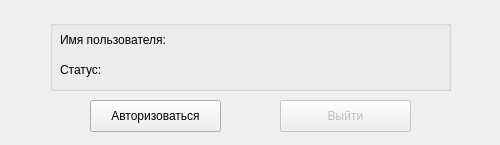
<?xml version="1.0" encoding="UTF-8"?>
<ui version="4.0">
 <class>settingsFormVK</class>
 <widget class="QWidget" name="settingsFormVK">
  <property name="geometry">
   <rect>
    <x>0</x>
    <y>0</y>
    <width>500</width>
    <height>145</height>
   </rect>
  </property>
  <property name="windowTitle">
   <string>Form</string>
  </property>
  <widget class="QPushButton" name="logoffVkButton">
   <property name="enabled">
    <bool>false</bool>
   </property>
   <property name="geometry">
    <rect>
     <x>280</x>
     <y>100</y>
     <width>131</width>
     <height>32</height>
    </rect>
   </property>
   <property name="text">
    <string>Выйти</string>
   </property>
  </widget>
  <widget class="QPushButton" name="loginVkButton">
   <property name="geometry">
    <rect>
     <x>90</x>
     <y>100</y>
     <width>131</width>
     <height>32</height>
    </rect>
   </property>
   <property name="text">
    <string>Авторизоваться</string>
   </property>
  </widget>
  <widget class="QGroupBox" name="groupBox">
   <property name="geometry">
    <rect>
     <x>50</x>
     <y>20</y>
     <width>401</width>
     <height>71</height>
    </rect>
   </property>
   <property name="title">
    <string/>
   </property>
   <widget class="QLabel" name="statusLabel">
    <property name="enabled">
     <bool>false</bool>
    </property>
    <property name="geometry">
     <rect>
      <x>160</x>
      <y>40</y>
      <width>241</width>
      <height>20</height>
     </rect>
    </property>
    <property name="text">
     <string/>
    </property>
    <property name="alignment">
     <set>Qt::AlignCenter</set>
    </property>
   </widget>
   <widget class="QLabel" name="label">
    <property name="geometry">
     <rect>
      <x>10</x>
      <y>10</y>
      <width>141</width>
      <height>20</height>
     </rect>
    </property>
    <property name="text">
     <string>Имя пользователя:</string>
    </property>
   </widget>
   <widget class="QLabel" name="label_2">
    <property name="geometry">
     <rect>
      <x>10</x>
      <y>40</y>
      <width>61</width>
      <height>20</height>
     </rect>
    </property>
    <property name="text">
     <string>Статус:</string>
    </property>
   </widget>
   <widget class="QLabel" name="userNameLabel">
    <property name="enabled">
     <bool>false</bool>
    </property>
    <property name="geometry">
     <rect>
      <x>160</x>
      <y>10</y>
      <width>241</width>
      <height>20</height>
     </rect>
    </property>
    <property name="text">
     <string/>
    </property>
    <property name="alignment">
     <set>Qt::AlignCenter</set>
    </property>
   </widget>
  </widget>
 </widget>
 <resources/>
 <connections/>
</ui>
